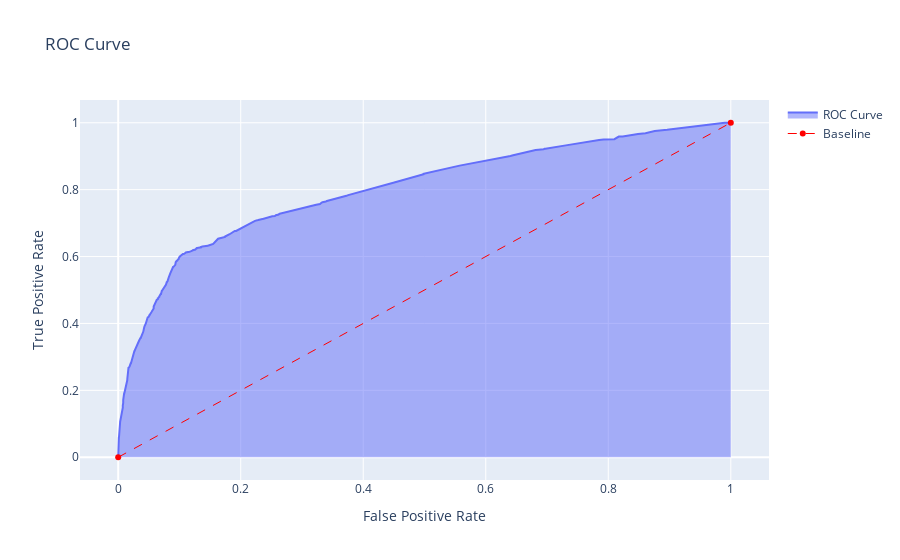

Notebook code cell kept with this figure:
### Code cell
''' Build graph for ROC_AUC '''

fpr, tpr, threshold = roc_curve(y_test, models[6].predict_proba(X_test)[:,1])
                                        
trace0 = go.Scatter(
    x=fpr,
    y=tpr,
    text=threshold,
    fill='tozeroy',
    name='ROC Curve')

trace1 = go.Scatter(
    x=[0,1],
    y=[0,1],
    line={'color': 'red', 'width': 1, 'dash': 'dash'},
    name='Baseline')

data = [trace0, trace1]

layout = go.Layout(
    title='ROC Curve',
    xaxis={'title': 'False Positive Rate'},
    yaxis={'title': 'True Positive Rate'})

fig = go.Figure(data, layout)
fig.show();

### Figure 1 — Plotly figure (JSON) as saved in the notebook; plotly's stock layout.template omitted (floating-point values rounded to 4 significant figures; data arrays with more than 128 entries replaced by an {"elided": "..."} marker saying what was removed)
{"data": [{"fill": "tozeroy", "name": "ROC Curve", "text": {"elided": "635 float values"}, "type": "scatter", "x": {"elided": "635 float values"}, "y": {"elided": "635 float values"}}, {"line": {"color": "red", "dash": "dash", "width": 1}, "name": "Baseline", "type": "scatter", "x": [0, 1], "y": [0, 1]}], "layout": {"title": {"text": "ROC Curve"}, "xaxis": {"title": {"text": "False Positive Rate"}}, "yaxis": {"title": {"text": "True Positive Rate"}}}}
